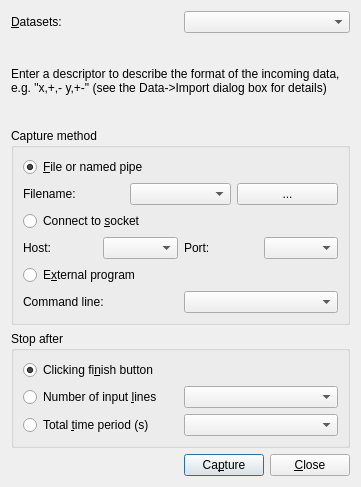
<ui version="4.0" >
 <class>CaptureDialog</class>
 <widget class="QDialog" name="CaptureDialog" >
  <property name="geometry" >
   <rect>
    <x>0</x>
    <y>0</y>
    <width>361</width>
    <height>487</height>
   </rect>
  </property>
  <property name="windowTitle" >
   <string>Capture data - Veusz</string>
  </property>
  <layout class="QVBoxLayout" name="verticalLayout_2" >
   <item>
    <layout class="QHBoxLayout" name="horizontalLayout" >
     <item>
      <widget class="QLabel" name="label" >
       <property name="text" >
        <string>&amp;Datasets:</string>
       </property>
       <property name="buddy" >
        <cstring>descriptorEdit</cstring>
       </property>
      </widget>
     </item>
     <item>
      <widget class="HistoryCombo" name="descriptorEdit" />
     </item>
    </layout>
   </item>
   <item>
    <widget class="QLabel" name="label_5" >
     <property name="text" >
      <string>Enter a descriptor to describe the format of the incoming data, e.g. "x,+,- y,+-" (see the Data->Import dialog box for details)</string>
     </property>
     <property name="wordWrap" >
      <bool>true</bool>
     </property>
    </widget>
   </item>
   <item>
    <widget class="QGroupBox" name="captureGroup" >
     <property name="title" >
      <string>Capture method</string>
     </property>
     <layout class="QVBoxLayout" name="verticalLayout" >
      <item>
       <widget class="QRadioButton" name="captureFileButton" >
        <property name="text" >
         <string>&amp;File or named pipe</string>
        </property>
        <property name="checked" >
         <bool>true</bool>
        </property>
       </widget>
      </item>
      <item>
       <layout class="QHBoxLayout" name="horizontalLayout_2" >
        <item>
         <widget class="QLabel" name="label_2" >
          <property name="text" >
           <string>Filename:</string>
          </property>
          <property name="buddy" >
           <cstring>filenameEdit</cstring>
          </property>
         </widget>
        </item>
        <item>
         <widget class="HistoryCombo" name="filenameEdit" />
        </item>
        <item>
         <widget class="QPushButton" name="browseButton" >
          <property name="sizePolicy" >
           <sizepolicy vsizetype="Fixed" hsizetype="Minimum" >
            <horstretch>0</horstretch>
            <verstretch>0</verstretch>
           </sizepolicy>
          </property>
          <property name="toolTip" >
           <string>Browse for file</string>
          </property>
          <property name="text" >
           <string>...</string>
          </property>
          <property name="autoDefault" >
           <bool>false</bool>
          </property>
         </widget>
        </item>
       </layout>
      </item>
      <item>
       <widget class="QRadioButton" name="captureInternetButton" >
        <property name="text" >
         <string>Connect to &amp;socket</string>
        </property>
       </widget>
      </item>
      <item>
       <layout class="QHBoxLayout" name="horizontalLayout_3" >
        <item>
         <widget class="QLabel" name="label_3" >
          <property name="text" >
           <string>Host:</string>
          </property>
          <property name="buddy" >
           <cstring>hostEdit</cstring>
          </property>
         </widget>
        </item>
        <item>
         <widget class="HistoryCombo" name="hostEdit" >
          <property name="text" stdset="0" >
           <string/>
          </property>
         </widget>
        </item>
        <item>
         <widget class="QLabel" name="label_4" >
          <property name="text" >
           <string>Port:</string>
          </property>
         </widget>
        </item>
        <item>
         <widget class="HistoryCombo" name="portEdit" >
          <property name="toolTip" >
           <string>TCP port to connect to</string>
          </property>
          <property name="text" stdset="0" >
           <string/>
          </property>
         </widget>
        </item>
       </layout>
      </item>
      <item>
       <widget class="QRadioButton" name="captureProgramButton" >
        <property name="text" >
         <string>E&amp;xternal program</string>
        </property>
       </widget>
      </item>
      <item>
       <layout class="QHBoxLayout" name="horizontalLayout_5" >
        <item>
         <widget class="QLabel" name="label_6" >
          <property name="text" >
           <string>Command line:</string>
          </property>
          <property name="buddy" >
           <cstring>commandLineEdit</cstring>
          </property>
         </widget>
        </item>
        <item>
         <widget class="HistoryCombo" name="commandLineEdit" />
        </item>
       </layout>
      </item>
     </layout>
    </widget>
   </item>
   <item>
    <widget class="QGroupBox" name="stopGroup" >
     <property name="title" >
      <string>Stop after</string>
     </property>
     <layout class="QGridLayout" name="gridLayout" >
      <item row="0" column="0" >
       <widget class="QRadioButton" name="clickingStopButton" >
        <property name="text" >
         <string>Clicking fi&amp;nish button</string>
        </property>
        <property name="checked" >
         <bool>true</bool>
        </property>
       </widget>
      </item>
      <item row="1" column="1" >
       <widget class="HistoryCombo" name="numLinesStopEdit" >
        <property name="text" stdset="0" >
         <string/>
        </property>
       </widget>
      </item>
      <item row="1" column="0" >
       <widget class="QRadioButton" name="numLinesStopButton" >
        <property name="text" >
         <string>Number of input &amp;lines</string>
        </property>
       </widget>
      </item>
      <item row="2" column="0" >
       <widget class="QRadioButton" name="timeStopButton" >
        <property name="text" >
         <string>Total &amp;time period (s)</string>
        </property>
       </widget>
      </item>
      <item row="2" column="1" >
       <widget class="HistoryCombo" name="timeStopEdit" >
        <property name="text" stdset="0" >
         <string/>
        </property>
       </widget>
      </item>
     </layout>
    </widget>
   </item>
   <item>
    <layout class="QHBoxLayout" name="horizontalLayout_4" >
     <item>
      <spacer name="horizontalSpacer" >
       <property name="orientation" >
        <enum>Qt::Horizontal</enum>
       </property>
       <property name="sizeHint" stdset="0" >
        <size>
         <width>40</width>
         <height>20</height>
        </size>
       </property>
      </spacer>
     </item>
     <item>
      <widget class="QPushButton" name="captureButton" >
       <property name="text" >
        <string>Ca&amp;pture</string>
       </property>
      </widget>
     </item>
     <item>
      <widget class="QPushButton" name="closeButton" >
       <property name="text" >
        <string>&amp;Close</string>
       </property>
      </widget>
     </item>
    </layout>
   </item>
  </layout>
 </widget>
 <customwidgets>
  <customwidget>
   <class>HistoryCombo</class>
   <extends>QComboBox</extends>
   <header>historycombo.h</header>
  </customwidget>
 </customwidgets>
 <resources/>
 <connections>
  <connection>
   <sender>closeButton</sender>
   <signal>clicked()</signal>
   <receiver>CaptureDialog</receiver>
   <slot>close()</slot>
   <hints>
    <hint type="sourcelabel" >
     <x>319</x>
     <y>468</y>
    </hint>
    <hint type="destinationlabel" >
     <x>180</x>
     <y>243</y>
    </hint>
   </hints>
  </connection>
 </connections>
</ui>
